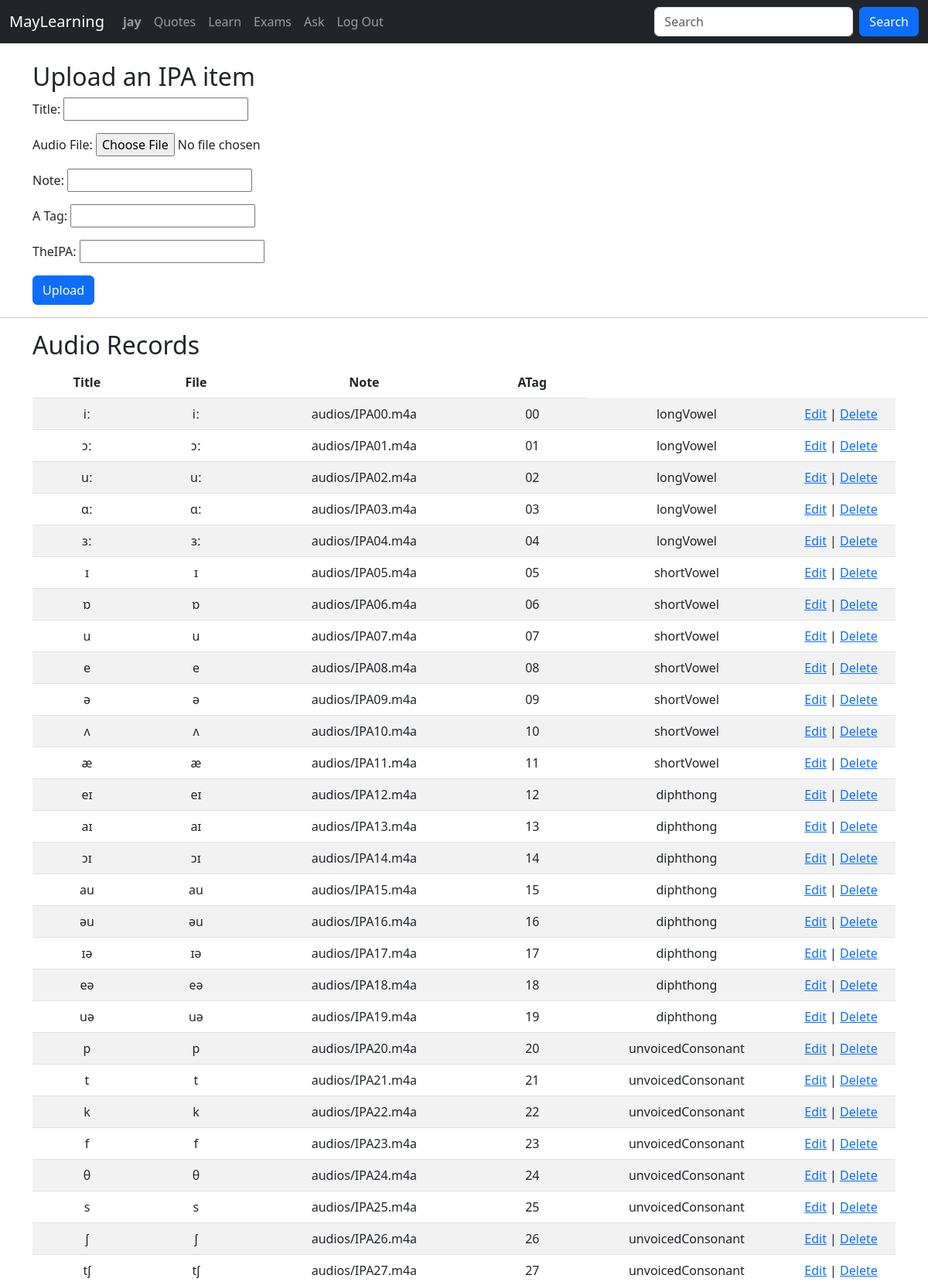
/upload/ (signed in, upper part), run on the app's committed database.
### mayslearning/models.py (models this page shows, shortened)
class User(AbstractUser):
    pass

class PronunciationPart(models.Model):
    title = models.CharField(max_length=128)
    theIPA = models.CharField(max_length=32, blank=True, null=True)
    note = models.CharField(max_length=128, blank=True, null=True)
    ATag = models.CharField(max_length=32, blank=True, null=True)
    audioFile = models.FileField(upload_to='audios/', null=True, blank=True)
    timestamp = models.DateTimeField(auto_now_add=True)

### mayslearning/views.py (the view)
# urls.py: path('upload/', views.upload_audio, name='upload_audio'),
@login_required
def upload_audio(request):
    if request.method == 'POST':
        form = UploadAudioForm(request.POST, request.FILES)
        if form.is_valid():
            form.save()
            return redirect('upload_audio')  # Redirect to the same page to refresh the list of audio records
    else:
        form = UploadAudioForm()
    audio_records = PronunciationPart.objects.all()  # Fetch all audio records from the database
    return render(request, 'mayslearning/upload.html', {'form': form, 'audio_records': audio_records})

### mayslearning/forms.py
class UploadAudioForm(forms.ModelForm):
    class Meta:
        model = PronunciationPart
        fields = ('title', 'audioFile', 'note', 'ATag', 'theIPA')
        labels = {
            'title': 'Title',
            'audioFile': 'Audio File',
            'note': 'Note',
            'ATag': 'A Tag'
        }

### mayslearning/templates/mayslearning/upload.html (shortened to what this page needs)
{% extends "mayslearning/layout.html" %}
{% load static %}
{% block body %}
<div class="container upload">
  <div class="row">
      <h2>Upload an IPA item</h2>
      <form method="post" enctype="multipart/form-data">
        <div class="form-group">
          {{ form.as_p }}
        </div>
        <button type="submit" class="btn btn-primary">Upload</button>
      </form>
  </div>
</div>
<hr>
<div class="container audio-records">
  <h2>Audio Records</h2>
  <table class="table table-striped">
    <thead class="thead-dark">
      <tr>
        <th>Title</th>
        <th>File</th>
        <th>Note</th>
        <th>ATag</th>
      </tr>
    </thead>
    <tbody>
      {% for record in audio_records %}
        <tr>
          <td>{{ record.title }}</td>
          <td>{{ record.theIPA }}</td>
          <td>{{ record.audioFile }}</td>
          <td>{{ record.note }}</td>
          <td>{{ record.ATag }}</td>
          <td>
            <a href="{% url 'edit_audio' record.id %}">Edit</a> |
            <a href="{% url 'delete_audio' record.id %}">Delete</a>
          </td>
        </tr>
      {% empty %}
        <tr>
          <td colspan="3">No audio items found.</td>
        </tr>
      {% endfor %}
    </tbody>
  </table>
</div>
{% endblock %}

### mayslearning/templates/mayslearning/layout.html (shortened to what this page needs)
{% load static %}
<!DOCTYPE html>
<html lang="en">
  <head>
    <link href="{% static 'mayslearning/styles.css' %}" rel="stylesheet">
    <link href="https://cdn.jsdelivr.net/npm/bootstrap@5.3.0-alpha3/dist/css/bootstrap.min.css" rel="stylesheet">
  </head>
  <body>
    <nav class="navbar navbar-expand-md navbar-dark bg-dark mb-4">
      <div class="container-fluid">
        <a class="navbar-brand" href="{% url 'index' %}">MayLearning</a>
        <div class="collapse navbar-collapse" id="navbarCollapse">
          <ul class="navbar-nav me-auto mb-2 mb-md-0">
            <li class="nav-item">
              <a class="nav-link" id="loggedInUsername" href="{% url 'profile' %}"><strong>{{ user.username }}</strong></a>
            </li>
            <li class="nav-item">
              <a class="nav-link" href="{% url 'wisewords' %}">Quotes</a>
            </li>
            {% if user.is_authenticated %}
              <li class="nav-item">
                <a class="nav-link" href="{% url 'index' %}">Learn</a>
              </li>
              <li class="nav-item">
                <a class="nav-link" href="{% url 'examResults' %}">Exams</a>
              </li>
              <li class="nav-item">
                <a class="nav-link" href="{% url 'post_question' %}">Ask</a>
              </li>
              <li class="nav-item">
                <a class="nav-link" href="{% url 'logout' %}">Log Out</a>
              </li>
            {% endif %}
          </ul>
          <div id="searchContainer" class="d-flex">
            <input id="searchInput" type="text" placeholder="Search" class="form-control me-2">
            <button id="searchButton" class="btn btn-primary" type="button" data-bs-toggle="modal" data-bs-target="#searchModalScrollable">Search</button>
          </div>
        </div>
      </div>
    </nav>
    <div class="body" id="body-content">
      {% block body %}
      {% endblock %}
    </div>
  </body>
</html>

### mayslearning/static/mayslearning/styles.css (style rules this page uses)
#examResultTable td, th { border: 1px solid black; padding: 8px; }
.table td { width: 100px; text-align: center; vertical-align: middle; }
.table th { width: 100px; text-align: center; vertical-align: middle; }

### data on the page
User: username "jay"
PronunciationPart: title "iː", theIPA "iː", audioFile "audios/IPA00.m4a", note "00", ATag "longVowel"
PronunciationPart: title "ɔː", theIPA "ɔː", audioFile "audios/IPA01.m4a", note "01", ATag "longVowel"
PronunciationPart: title "uː", theIPA "uː", audioFile "audios/IPA02.m4a", note "02", ATag "longVowel"
PronunciationPart: title "ɑː", theIPA "ɑː", audioFile "audios/IPA03.m4a", note "03", ATag "longVowel"
PronunciationPart: title "ɜː", theIPA "ɜː", audioFile "audios/IPA04.m4a", note "04", ATag "longVowel"
PronunciationPart: title "ɪ", theIPA "ɪ", audioFile "audios/IPA05.m4a", note "05", ATag "shortVowel"
PronunciationPart: title "ɒ", theIPA "ɒ", audioFile "audios/IPA06.m4a", note "06", ATag "shortVowel"
PronunciationPart: title "u", theIPA "u", audioFile "audios/IPA07.m4a", note "07", ATag "shortVowel"
PronunciationPart: title "e", theIPA "e", audioFile "audios/IPA08.m4a", note "08", ATag "shortVowel"
PronunciationPart: title "ə", theIPA "ə", audioFile "audios/IPA09.m4a", note "09", ATag "shortVowel"
PronunciationPart: title "ʌ", theIPA "ʌ", audioFile "audios/IPA10.m4a", note "10", ATag "shortVowel"
PronunciationPart: title "æ", theIPA "æ", audioFile "audios/IPA11.m4a", note "11", ATag "shortVowel"
PronunciationPart: title "eɪ", theIPA "eɪ", audioFile "audios/IPA12.m4a", note "12", ATag "diphthong"
PronunciationPart: title "aɪ", theIPA "aɪ", audioFile "audios/IPA13.m4a", note "13", ATag "diphthong"
PronunciationPart: title "ɔɪ", theIPA "ɔɪ", audioFile "audios/IPA14.m4a", note "14", ATag "diphthong"
PronunciationPart: title "au", theIPA "au", audioFile "audios/IPA15.m4a", note "15", ATag "diphthong"
PronunciationPart: title "əu", theIPA "əu", audioFile "audios/IPA16.m4a", note "16", ATag "diphthong"
PronunciationPart: title "ɪə", theIPA "ɪə", audioFile "audios/IPA17.m4a", note "17", ATag "diphthong"
PronunciationPart: title "eə", theIPA "eə", audioFile "audios/IPA18.m4a", note "18", ATag "diphthong"
PronunciationPart: title "uə", theIPA "uə", audioFile "audios/IPA19.m4a", note "19", ATag "diphthong"
PronunciationPart: title "p", theIPA "p", audioFile "audios/IPA20.m4a", note "20", ATag "unvoicedConsonant"
PronunciationPart: title "t", theIPA "t", audioFile "audios/IPA21.m4a", note "21", ATag "unvoicedConsonant"
PronunciationPart: title "k", theIPA "k", audioFile "audios/IPA22.m4a", note "22", ATag "unvoicedConsonant"
PronunciationPart: title "f", theIPA "f", audioFile "audios/IPA23.m4a", note "23", ATag "unvoicedConsonant"
PronunciationPart: title "θ", theIPA "θ", audioFile "audios/IPA24.m4a", note "24", ATag "unvoicedConsonant"
PronunciationPart: title "s", theIPA "s", audioFile "audios/IPA25.m4a", note "25", ATag "unvoicedConsonant"
PronunciationPart: title "ʃ", theIPA "ʃ", audioFile "audios/IPA26.m4a", note "26", ATag "unvoicedConsonant"
PronunciationPart: title "tʃ", theIPA "tʃ", audioFile "audios/IPA27.m4a", note "27", ATag "unvoicedConsonant"
